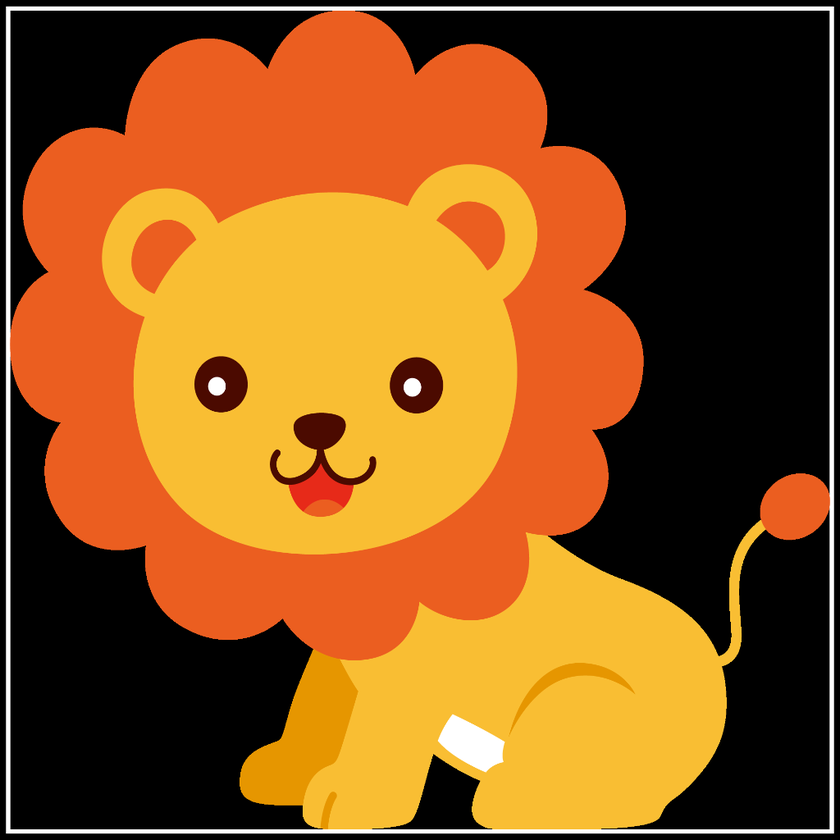
#> input picture assignment-25/input/lion.png, 840 x 840 px, shrunk from 1024 x 1024 before the run
$ python lion.py
#> lines starting #> are read from the running program, lines starting #| are printed output that depends on the picture
import numpy as np
import cv2

img = cv2.imread("input/lion.png")
#> img is the input picture: shape (840, 840, 3); mean B, G, R 28.7, 85.7, 141.6
img = cv2.cvtColor(img,cv2.COLOR_BGR2GRAY)
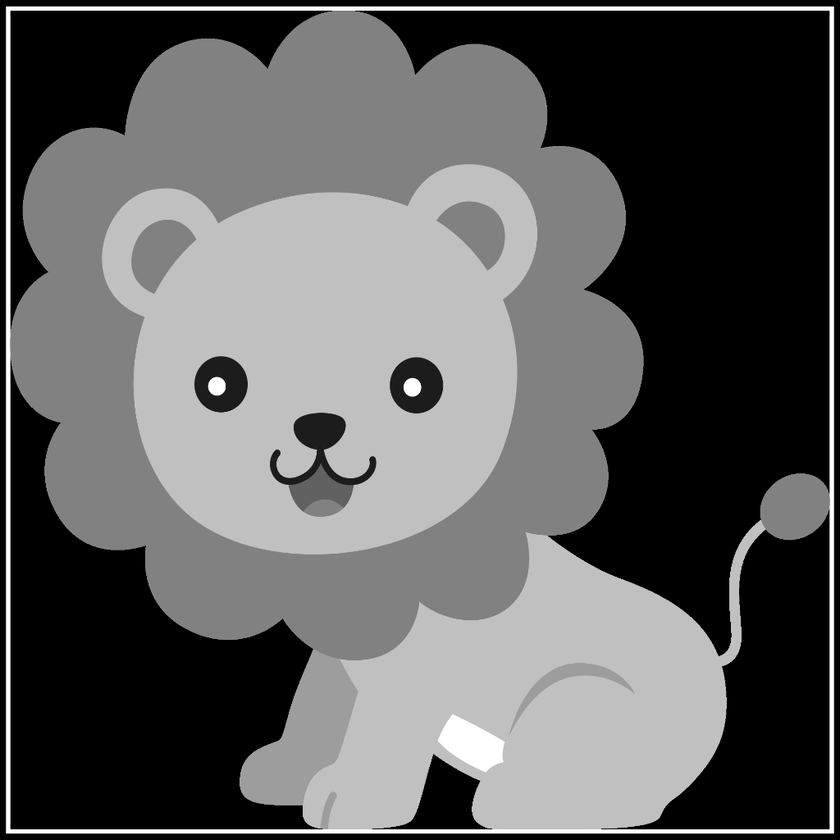
#> img: shape (840, 840); min 0, max 255, mean 96

result = np.zeros(img.shape)

mask = np.array([[0 , -1 , 0],
                 [-1 , 4 , -1],
                 [0 , -1 , 0]])

rows , cols = img.shape
#> rows = 840; cols = 840

for i in range (1,rows-1):
    for j in range(1,cols-1):
        small_img = img[i-1:i+2, j-1:j+2]
        result[i,j] =np.sum(small_img * mask)
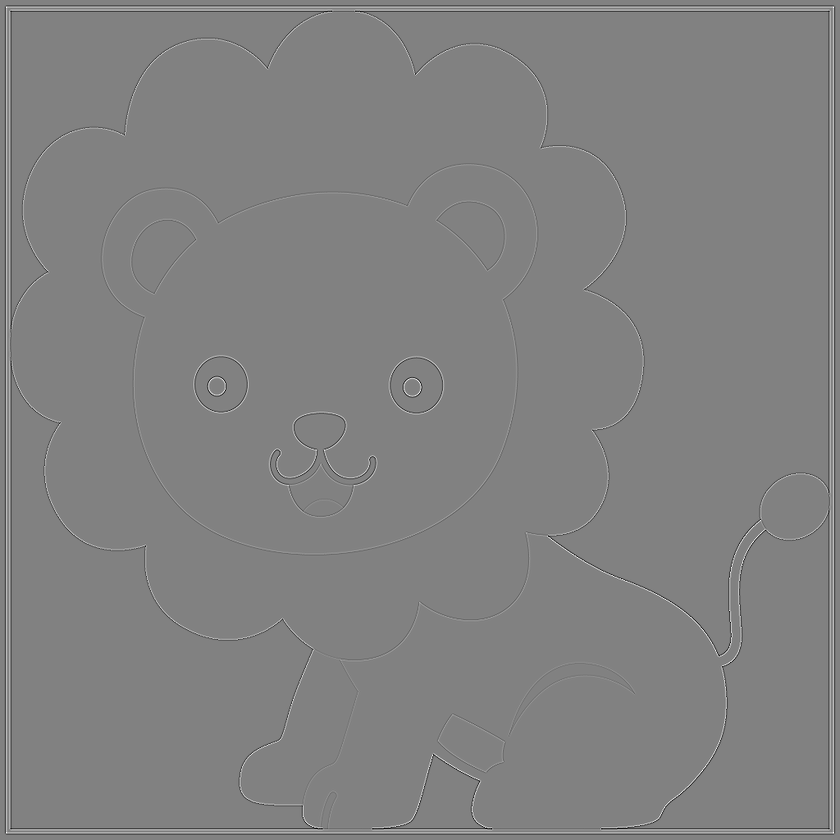
#> result: shape (840, 840) float64; min -368, max 355, mean 0; drawn with min black and max white

cv2.imwrite("result_lion.jpg",result)
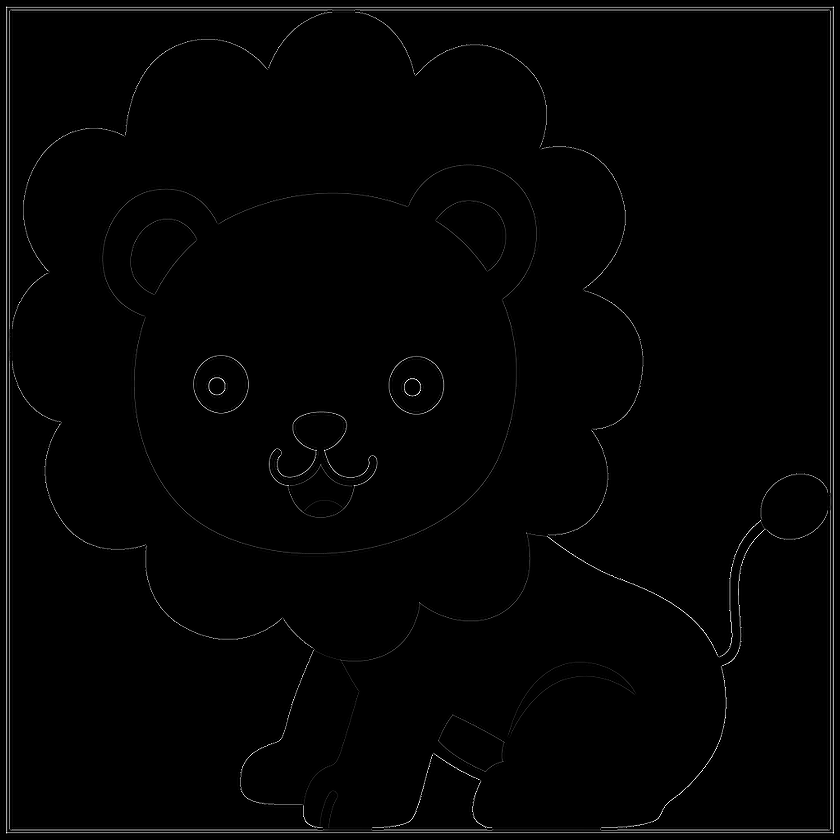
#> saved as result_lion.jpg: shape (840, 840); min 0, max 255, mean 2.7
